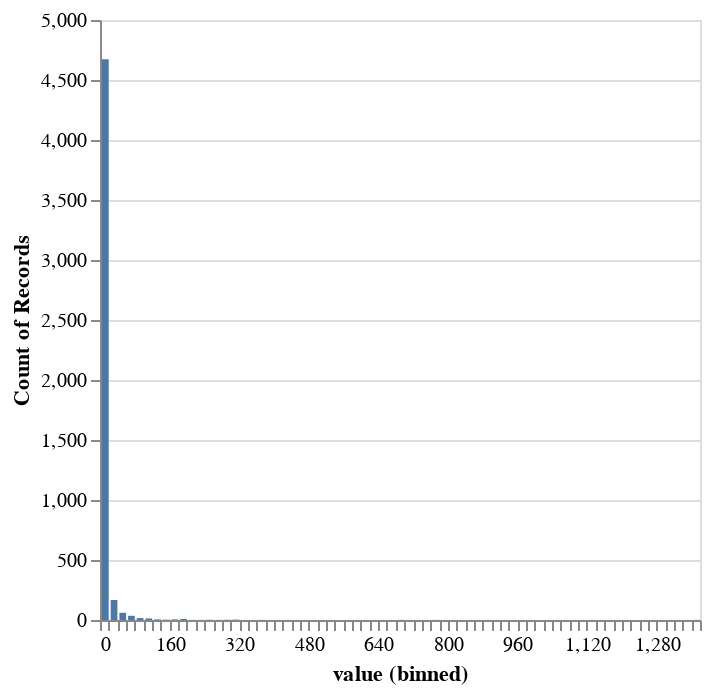

The notebook cell this image was saved under:
### Code cell
(
    alt.Chart(pop_lognormal_pd)
    .mark_bar()
    .encode(
        alt.X("value", bin=alt.Bin(maxbins=100)),
        alt.Y("count()")
    )
).show()

### Figure 1 — Vega-Lite specification as saved in the notebook (floating-point values rounded to 4 significant figures; data arrays with more than 128 entries replaced by an {"elided": "..."} marker saying what was removed)
{"config": {"view": {"continuousWidth": 300, "continuousHeight": 300}}, "data": {"name": "data-34a8695089e2dc6b11706de3bda836fb"}, "mark": {"type": "bar"}, "encoding": {"x": {"bin": {"maxbins": 100}, "field": "value", "type": "quantitative"}, "y": {"aggregate": "count", "type": "quantitative"}}, "$schema": "https://vega.github.io/schema/vega-lite/v6.1.0.json", "datasets": {"data-34a8695089e2dc6b11706de3bda836fb": {"elided": "5000 records"}}}
